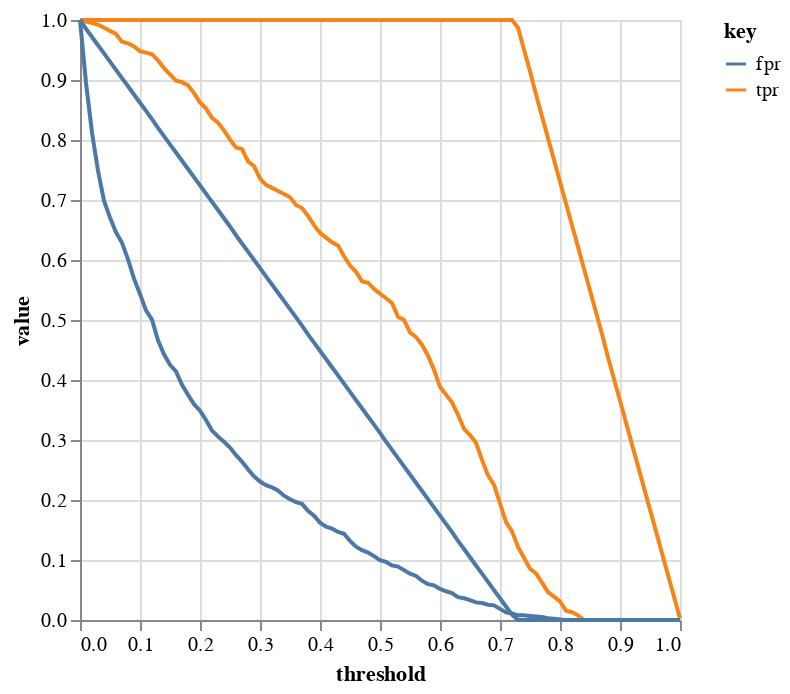

The cell this chart's notebook holds for it:
### Markdown cell above
### Putting everything together

### Code cell
alt.layer(
    alt.Chart(df_scores)
    .transform_fold(["tpr", "fpr"])
    .mark_line()
    .encode(alt.X("threshold:Q"), alt.Y("value:Q"), alt.Color("key:N")),
    # alt.Chart(df_rand)
    # .transform_fold(["tpr", "fpr"])
    # .mark_line()
    # .encode(alt.X("threshold:Q"), alt.Y("value:Q"), alt.Color("key:N")),
    alt.Chart(df_ideal)
    .transform_fold(["tpr", "fpr"])
    .mark_line(color="black")
    .encode(alt.X("threshold:Q"), alt.Y("value:Q"), alt.Color("key:N")),
)

### Figure 1 — Vega-Lite specification as saved in the notebook (floating-point values rounded to 4 significant figures)
{"config": {"view": {"continuousWidth": 300, "continuousHeight": 300}}, "layer": [{"data": {"name": "data-e69ae8b9f723ffbc4dcf470f2afc992f"}, "mark": {"type": "line"}, "encoding": {"color": {"field": "key", "type": "nominal"}, "x": {"field": "threshold", "type": "quantitative"}, "y": {"field": "value", "type": "quantitative"}}, "transform": [{"fold": ["tpr", "fpr"]}]}, {"data": {"name": "data-50de49770efe7fdd44a2bd600e5161cd"}, "mark": {"type": "line", "color": "black"}, "encoding": {"color": {"field": "key", "type": "nominal"}, "x": {"field": "threshold", "type": "quantitative"}, "y": {"field": "value", "type": "quantitative"}}, "transform": [{"fold": ["tpr", "fpr"]}]}], "$schema": "https://vega.github.io/schema/vega-lite/v5.20.1.json", "datasets": {"data-e69ae8b9f723ffbc4dcf470f2afc992f": [{"threshold": 0.0, "tp": 386, "fp": 1023, "fn": 0, "tn": 0, "tpr": 1.0, "fpr": 1.0}, {"threshold": 0.01, "tp": 385, "fp": 916, "fn": 1, "tn": 107, "tpr": 0.9974, "fpr": 0.8954}, {"threshold": 0.02, "tp": 384, "fp": 831, "fn": 2, "tn": 192, "tpr": 0.9948, "fpr": 0.8123}, {"threshold": 0.03, "tp": 383, "fp": 766, "fn": 3, "tn": 257, "tpr": 0.9922, "fpr": 0.7488}, {"threshold": 0.04, "tp": 381, "fp": 715, "fn": 5, "tn": 308, "tpr": 0.987, "fpr": 0.6989}, {"threshold": 0.05, "tp": 379, "fp": 686, "fn": 7, "tn": 337, "tpr": 0.9819, "fpr": 0.6706}, {"threshold": 0.06, "tp": 377, "fp": 661, "fn": 9, "tn": 362, "tpr": 0.9767, "fpr": 0.6461}, {"threshold": 0.07, "tp": 372, "fp": 643, "fn": 14, "tn": 380, "tpr": 0.9637, "fpr": 0.6285}, {"threshold": 0.08, "tp": 371, "fp": 615, "fn": 15, "tn": 408, "tpr": 0.9611, "fpr": 0.6012}, {"threshold": 0.09, "tp": 369, "fp": 582, "fn": 17, "tn": 441, "tpr": 0.956, "fpr": 0.5689}, {"threshold": 0.1, "tp": 366, "fp": 556, "fn": 20, "tn": 467, "tpr": 0.9482, "fpr": 0.5435}, {"threshold": 0.11, "tp": 365, "fp": 528, "fn": 21, "tn": 495, "tpr": 0.9456, "fpr": 0.5161}, {"threshold": 0.12, "tp": 364, "fp": 512, "fn": 22, "tn": 511, "tpr": 0.943, "fpr": 0.5005}, {"threshold": 0.13, "tp": 360, "fp": 477, "fn": 26, "tn": 546, "tpr": 0.9326, "fpr": 0.4663}, {"threshold": 0.14, "tp": 355, "fp": 453, "fn": 31, "tn": 570, "tpr": 0.9197, "fpr": 0.4428}, {"threshold": 0.15, "tp": 351, "fp": 435, "fn": 35, "tn": 588, "tpr": 0.9093, "fpr": 0.4252}, {"threshold": 0.16, "tp": 347, "fp": 424, "fn": 39, "tn": 599, "tpr": 0.899, "fpr": 0.4145}, {"threshold": 0.17, "tp": 346, "fp": 401, "fn": 40, "tn": 622, "tpr": 0.8964, "fpr": 0.392}, {"threshold": 0.18, "tp": 344, "fp": 384, "fn": 42, "tn": 639, "tpr": 0.8912, "fpr": 0.3754}, {"threshold": 0.19, "tp": 339, "fp": 368, "fn": 47, "tn": 655, "tpr": 0.8782, "fpr": 0.3597}, {"threshold": 0.2, "tp": 333, "fp": 357, "fn": 53, "tn": 666, "tpr": 0.8627, "fpr": 0.349}, {"threshold": 0.21, "tp": 329, "fp": 341, "fn": 57, "tn": 682, "tpr": 0.8523, "fpr": 0.3333}, {"threshold": 0.22, "tp": 323, "fp": 323, "fn": 63, "tn": 700, "tpr": 0.8368, "fpr": 0.3157}, {"threshold": 0.23, "tp": 320, "fp": 313, "fn": 66, "tn": 710, "tpr": 0.829, "fpr": 0.306}, {"threshold": 0.24, "tp": 315, "fp": 304, "fn": 71, "tn": 719, "tpr": 0.8161, "fpr": 0.2972}, {"threshold": 0.25, "tp": 309, "fp": 294, "fn": 77, "tn": 729, "tpr": 0.8005, "fpr": 0.2874}, {"threshold": 0.26, "tp": 304, "fp": 281, "fn": 82, "tn": 742, "tpr": 0.7876, "fpr": 0.2747}, {"threshold": 0.27, "tp": 303, "fp": 270, "fn": 83, "tn": 753, "tpr": 0.785, "fpr": 0.2639}, {"threshold": 0.28, "tp": 295, "fp": 257, "fn": 91, "tn": 766, "tpr": 0.7642, "fpr": 0.2512}, {"threshold": 0.29, "tp": 292, "fp": 245, "fn": 94, "tn": 778, "tpr": 0.7565, "fpr": 0.2395}, {"threshold": 0.3, "tp": 284, "fp": 236, "fn": 102, "tn": 787, "tpr": 0.7358, "fpr": 0.2307}, {"threshold": 0.31, "tp": 280, "fp": 230, "fn": 106, "tn": 793, "tpr": 0.7254, "fpr": 0.2248}, {"threshold": 0.32, "tp": 278, "fp": 226, "fn": 108, "tn": 797, "tpr": 0.7202, "fpr": 0.2209}, {"threshold": 0.33, "tp": 276, "fp": 221, "fn": 110, "tn": 802, "tpr": 0.715, "fpr": 0.216}, {"threshold": 0.34, "tp": 274, "fp": 212, "fn": 112, "tn": 811, "tpr": 0.7098, "fpr": 0.2072}, {"threshold": 0.35, "tp": 272, "fp": 206, "fn": 114, "tn": 817, "tpr": 0.7047, "fpr": 0.2014}, {"threshold": 0.36, "tp": 267, "fp": 201, "fn": 119, "tn": 822, "tpr": 0.6917, "fpr": 0.1965}, {"threshold": 0.37, "tp": 265, "fp": 198, "fn": 121, "tn": 825, "tpr": 0.6865, "fpr": 0.1935}, {"threshold": 0.38, "tp": 260, "fp": 186, "fn": 126, "tn": 837, "tpr": 0.6736, "fpr": 0.1818}, {"threshold": 0.39, "tp": 254, "fp": 178, "fn": 132, "tn": 845, "tpr": 0.658, "fpr": 0.174}, {"threshold": 0.4, "tp": 249, "fp": 166, "fn": 137, "tn": 857, "tpr": 0.6451, "fpr": 0.1623}, {"threshold": 0.41, "tp": 246, "fp": 159, "fn": 140, "tn": 864, "tpr": 0.6373, "fpr": 0.1554}, {"threshold": 0.42, "tp": 243, "fp": 156, "fn": 143, "tn": 867, "tpr": 0.6295, "fpr": 0.1525}, {"threshold": 0.43, "tp": 241, "fp": 150, "fn": 145, "tn": 873, "tpr": 0.6244, "fpr": 0.1466}, {"threshold": 0.44, "tp": 234, "fp": 147, "fn": 152, "tn": 876, "tpr": 0.6062, "fpr": 0.1437}, {"threshold": 0.45, "tp": 228, "fp": 135, "fn": 158, "tn": 888, "tpr": 0.5907, "fpr": 0.132}, {"threshold": 0.46, "tp": 224, "fp": 125, "fn": 162, "tn": 898, "tpr": 0.5803, "fpr": 0.1222}, {"threshold": 0.47, "tp": 218, "fp": 119, "fn": 168, "tn": 904, "tpr": 0.5648, "fpr": 0.1163}, {"threshold": 0.48, "tp": 217, "fp": 115, "fn": 169, "tn": 908, "tpr": 0.5622, "fpr": 0.1124}, {"threshold": 0.49, "tp": 213, "fp": 109, "fn": 173, "tn": 914, "tpr": 0.5518, "fpr": 0.1065}, {"threshold": 0.5, "tp": 210, "fp": 102, "fn": 176, "tn": 921, "tpr": 0.544, "fpr": 0.09971}, {"threshold": 0.51, "tp": 207, "fp": 99, "fn": 179, "tn": 924, "tpr": 0.5363, "fpr": 0.09677}, {"threshold": 0.52, "tp": 204, "fp": 93, "fn": 182, "tn": 930, "tpr": 0.5285, "fpr": 0.09091}, {"threshold": 0.53, "tp": 195, "fp": 91, "fn": 191, "tn": 932, "tpr": 0.5052, "fpr": 0.08895}, {"threshold": 0.54, "tp": 193, "fp": 85, "fn": 193, "tn": 938, "tpr": 0.5, "fpr": 0.08309}, {"threshold": 0.55, "tp": 185, "fp": 79, "fn": 201, "tn": 944, "tpr": 0.4793, "fpr": 0.07722}, {"threshold": 0.56, "tp": 182, "fp": 75, "fn": 204, "tn": 948, "tpr": 0.4715, "fpr": 0.07331}, {"threshold": 0.57, "tp": 177, "fp": 67, "fn": 209, "tn": 956, "tpr": 0.4585, "fpr": 0.06549}, {"threshold": 0.58, "tp": 170, "fp": 61, "fn": 216, "tn": 962, "tpr": 0.4404, "fpr": 0.05963}, {"threshold": 0.59, "tp": 161, "fp": 59, "fn": 225, "tn": 964, "tpr": 0.4171, "fpr": 0.05767}, {"threshold": 0.6, "tp": 150, "fp": 53, "fn": 236, "tn": 970, "tpr": 0.3886, "fpr": 0.05181}, {"threshold": 0.61, "tp": 145, "fp": 49, "fn": 241, "tn": 974, "tpr": 0.3756, "fpr": 0.0479}, {"threshold": 0.62, "tp": 140, "fp": 46, "fn": 246, "tn": 977, "tpr": 0.3627, "fpr": 0.04497}, {"threshold": 0.63, "tp": 132, "fp": 39, "fn": 254, "tn": 984, "tpr": 0.342, "fpr": 0.03812}, {"threshold": 0.64, "tp": 123, "fp": 37, "fn": 263, "tn": 986, "tpr": 0.3187, "fpr": 0.03617}, {"threshold": 0.65, "tp": 119, "fp": 34, "fn": 267, "tn": 989, "tpr": 0.3083, "fpr": 0.03324}, {"threshold": 0.66, "tp": 114, "fp": 30, "fn": 272, "tn": 993, "tpr": 0.2953, "fpr": 0.02933}, {"threshold": 0.67, "tp": 103, "fp": 29, "fn": 283, "tn": 994, "tpr": 0.2668, "fpr": 0.02835}, {"threshold": 0.68, "tp": 93, "fp": 26, "fn": 293, "tn": 997, "tpr": 0.2409, "fpr": 0.02542}, {"threshold": 0.69, "tp": 87, "fp": 25, "fn": 299, "tn": 998, "tpr": 0.2254, "fpr": 0.02444}, {"threshold": 0.7, "tp": 75, "fp": 19, "fn": 311, "tn": 1004, "tpr": 0.1943, "fpr": 0.01857}, {"threshold": 0.71, "tp": 63, "fp": 13, "fn": 323, "tn": 1010, "tpr": 0.1632, "fpr": 0.01271}, {"threshold": 0.72, "tp": 57, "fp": 11, "fn": 329, "tn": 1012, "tpr": 0.1477, "fpr": 0.01075}, {"threshold": 0.73, "tp": 47, "fp": 8, "fn": 339, "tn": 1015, "tpr": 0.1218, "fpr": 0.00782}, {"threshold": 0.74, "tp": 40, "fp": 8, "fn": 346, "tn": 1015, "tpr": 0.1036, "fpr": 0.00782}, {"threshold": 0.75, "tp": 33, "fp": 7, "fn": 353, "tn": 1016, "tpr": 0.08549, "fpr": 0.006843}, {"threshold": 0.76, "tp": 30, "fp": 6, "fn": 356, "tn": 1017, "tpr": 0.07772, "fpr": 0.005865}, {"threshold": 0.77, "tp": 24, "fp": 5, "fn": 362, "tn": 1018, "tpr": 0.06218, "fpr": 0.004888}, {"threshold": 0.78, "tp": 18, "fp": 3, "fn": 368, "tn": 1020, "tpr": 0.04663, "fpr": 0.002933}, {"threshold": 0.79, "tp": 15, "fp": 2, "fn": 371, "tn": 1021, "tpr": 0.03886, "fpr": 0.001955}, {"threshold": 0.8, "tp": 12, "fp": 1, "fn": 374, "tn": 1022, "tpr": 0.03109, "fpr": 0.0009775}, {"threshold": 0.81, "tp": 6, "fp": 0, "fn": 380, "tn": 1023, "tpr": 0.01554, "fpr": 0.0}, {"threshold": 0.82, "tp": 5, "fp": 0, "fn": 381, "tn": 1023, "tpr": 0.01295, "fpr": 0.0}, {"threshold": 0.83, "tp": 3, "fp": 0, "fn": 383, "tn": 1023, "tpr": 0.007772, "fpr": 0.0}, {"threshold": 0.84, "tp": 0, "fp": 0, "fn": 386, "tn": 1023, "tpr": 0.0, "fpr": 0.0}, {"threshold": 0.85, "tp": 0, "fp": 0, "fn": 386, "tn": 1023, "tpr": 0.0, "fpr": 0.0}, {"threshold": 0.86, "tp": 0, "fp": 0, "fn": 386, "tn": 1023, "tpr": 0.0, "fpr": 0.0}, {"threshold": 0.87, "tp": 0, "fp": 0, "fn": 386, "tn": 1023, "tpr": 0.0, "fpr": 0.0}, {"threshold": 0.88, "tp": 0, "fp": 0, "fn": 386, "tn": 1023, "tpr": 0.0, "fpr": 0.0}, {"threshold": 0.89, "tp": 0, "fp": 0, "fn": 386, "tn": 1023, "tpr": 0.0, "fpr": 0.0}, {"threshold": 0.9, "tp": 0, "fp": 0, "fn": 386, "tn": 1023, "tpr": 0.0, "fpr": 0.0}, {"threshold": 0.91, "tp": 0, "fp": 0, "fn": 386, "tn": 1023, "tpr": 0.0, "fpr": 0.0}, {"threshold": 0.92, "tp": 0, "fp": 0, "fn": 386, "tn": 1023, "tpr": 0.0, "fpr": 0.0}, {"threshold": 0.93, "tp": 0, "fp": 0, "fn": 386, "tn": 1023, "tpr": 0.0, "fpr": 0.0}, {"threshold": 0.94, "tp": 0, "fp": 0, "fn": 386, "tn": 1023, "tpr": 0.0, "fpr": 0.0}, {"threshold": 0.95, "tp": 0, "fp": 0, "fn": 386, "tn": 1023, "tpr": 0.0, "fpr": 0.0}, {"threshold": 0.96, "tp": 0, "fp": 0, "fn": 386, "tn": 1023, "tpr": 0.0, "fpr": 0.0}, {"threshold": 0.97, "tp": 0, "fp": 0, "fn": 386, "tn": 1023, "tpr": 0.0, "fpr": 0.0}, {"threshold": 0.98, "tp": 0, "fp": 0, "fn": 386, "tn": 1023, "tpr": 0.0, "fpr": 0.0}, {"threshold": 0.99, "tp": 0, "fp": 0, "fn": 386, "tn": 1023, "tpr": 0.0, "fpr": 0.0}, {"threshold": 1.0, "tp": 0, "fp": 0, "fn": 386, "tn": 1023, "tpr": 0.0, "fpr": 0.0}], "data-50de49770efe7fdd44a2bd600e5161cd": [{"threshold": 0.0, "tp": 386, "fp": 1023, "fn": 0, "tn": 0, "tpr": 1.0, "fpr": 1.0}, {"threshold": 0.01, "tp": 386, "fp": 1008, "fn": 0, "tn": 15, "tpr": 1.0, "fpr": 0.9853}, {"threshold": 0.02, "tp": 386, "fp": 994, "fn": 0, "tn": 29, "tpr": 1.0, "fpr": 0.9717}, {"threshold": 0.03, "tp": 386, "fp": 980, "fn": 0, "tn": 43, "tpr": 1.0, "fpr": 0.958}, {"threshold": 0.04, "tp": 386, "fp": 966, "fn": 0, "tn": 57, "tpr": 1.0, "fpr": 0.9443}, {"threshold": 0.05, "tp": 386, "fp": 952, "fn": 0, "tn": 71, "tpr": 1.0, "fpr": 0.9306}, {"threshold": 0.06, "tp": 386, "fp": 938, "fn": 0, "tn": 85, "tpr": 1.0, "fpr": 0.9169}, {"threshold": 0.07, "tp": 386, "fp": 924, "fn": 0, "tn": 99, "tpr": 1.0, "fpr": 0.9032}, {"threshold": 0.08, "tp": 386, "fp": 910, "fn": 0, "tn": 113, "tpr": 1.0, "fpr": 0.8895}, {"threshold": 0.09, "tp": 386, "fp": 896, "fn": 0, "tn": 127, "tpr": 1.0, "fpr": 0.8759}, {"threshold": 0.1, "tp": 386, "fp": 882, "fn": 0, "tn": 141, "tpr": 1.0, "fpr": 0.8622}, {"threshold": 0.11, "tp": 386, "fp": 868, "fn": 0, "tn": 155, "tpr": 1.0, "fpr": 0.8485}, {"threshold": 0.12, "tp": 386, "fp": 854, "fn": 0, "tn": 169, "tpr": 1.0, "fpr": 0.8348}, {"threshold": 0.13, "tp": 386, "fp": 839, "fn": 0, "tn": 184, "tpr": 1.0, "fpr": 0.8201}, {"threshold": 0.14, "tp": 386, "fp": 825, "fn": 0, "tn": 198, "tpr": 1.0, "fpr": 0.8065}, {"threshold": 0.15, "tp": 386, "fp": 811, "fn": 0, "tn": 212, "tpr": 1.0, "fpr": 0.7928}, {"threshold": 0.16, "tp": 386, "fp": 797, "fn": 0, "tn": 226, "tpr": 1.0, "fpr": 0.7791}, {"threshold": 0.17, "tp": 386, "fp": 783, "fn": 0, "tn": 240, "tpr": 1.0, "fpr": 0.7654}, {"threshold": 0.18, "tp": 386, "fp": 769, "fn": 0, "tn": 254, "tpr": 1.0, "fpr": 0.7517}, {"threshold": 0.19, "tp": 386, "fp": 755, "fn": 0, "tn": 268, "tpr": 1.0, "fpr": 0.738}, {"threshold": 0.2, "tp": 386, "fp": 741, "fn": 0, "tn": 282, "tpr": 1.0, "fpr": 0.7243}, {"threshold": 0.21, "tp": 386, "fp": 727, "fn": 0, "tn": 296, "tpr": 1.0, "fpr": 0.7107}, {"threshold": 0.22, "tp": 386, "fp": 713, "fn": 0, "tn": 310, "tpr": 1.0, "fpr": 0.697}, {"threshold": 0.23, "tp": 386, "fp": 699, "fn": 0, "tn": 324, "tpr": 1.0, "fpr": 0.6833}, {"threshold": 0.24, "tp": 386, "fp": 685, "fn": 0, "tn": 338, "tpr": 1.0, "fpr": 0.6696}, {"threshold": 0.25, "tp": 386, "fp": 671, "fn": 0, "tn": 352, "tpr": 1.0, "fpr": 0.6559}, {"threshold": 0.26, "tp": 386, "fp": 656, "fn": 0, "tn": 367, "tpr": 1.0, "fpr": 0.6413}, {"threshold": 0.27, "tp": 386, "fp": 642, "fn": 0, "tn": 381, "tpr": 1.0, "fpr": 0.6276}, {"threshold": 0.28, "tp": 386, "fp": 628, "fn": 0, "tn": 395, "tpr": 1.0, "fpr": 0.6139}, {"threshold": 0.29, "tp": 386, "fp": 614, "fn": 0, "tn": 409, "tpr": 1.0, "fpr": 0.6002}, {"threshold": 0.3, "tp": 386, "fp": 600, "fn": 0, "tn": 423, "tpr": 1.0, "fpr": 0.5865}, {"threshold": 0.31, "tp": 386, "fp": 586, "fn": 0, "tn": 437, "tpr": 1.0, "fpr": 0.5728}, {"threshold": 0.32, "tp": 386, "fp": 572, "fn": 0, "tn": 451, "tpr": 1.0, "fpr": 0.5591}, {"threshold": 0.33, "tp": 386, "fp": 558, "fn": 0, "tn": 465, "tpr": 1.0, "fpr": 0.5455}, {"threshold": 0.34, "tp": 386, "fp": 544, "fn": 0, "tn": 479, "tpr": 1.0, "fpr": 0.5318}, {"threshold": 0.35, "tp": 386, "fp": 530, "fn": 0, "tn": 493, "tpr": 1.0, "fpr": 0.5181}, {"threshold": 0.36, "tp": 386, "fp": 516, "fn": 0, "tn": 507, "tpr": 1.0, "fpr": 0.5044}, {"threshold": 0.37, "tp": 386, "fp": 502, "fn": 0, "tn": 521, "tpr": 1.0, "fpr": 0.4907}, {"threshold": 0.38, "tp": 386, "fp": 487, "fn": 0, "tn": 536, "tpr": 1.0, "fpr": 0.4761}, {"threshold": 0.39, "tp": 386, "fp": 473, "fn": 0, "tn": 550, "tpr": 1.0, "fpr": 0.4624}, {"threshold": 0.4, "tp": 386, "fp": 459, "fn": 0, "tn": 564, "tpr": 1.0, "fpr": 0.4487}, {"threshold": 0.41, "tp": 386, "fp": 445, "fn": 0, "tn": 578, "tpr": 1.0, "fpr": 0.435}, {"threshold": 0.42, "tp": 386, "fp": 431, "fn": 0, "tn": 592, "tpr": 1.0, "fpr": 0.4213}, {"threshold": 0.43, "tp": 386, "fp": 417, "fn": 0, "tn": 606, "tpr": 1.0, "fpr": 0.4076}, {"threshold": 0.44, "tp": 386, "fp": 403, "fn": 0, "tn": 620, "tpr": 1.0, "fpr": 0.3939}, {"threshold": 0.45, "tp": 386, "fp": 389, "fn": 0, "tn": 634, "tpr": 1.0, "fpr": 0.3803}, {"threshold": 0.46, "tp": 386, "fp": 375, "fn": 0, "tn": 648, "tpr": 1.0, "fpr": 0.3666}, {"threshold": 0.47, "tp": 386, "fp": 361, "fn": 0, "tn": 662, "tpr": 1.0, "fpr": 0.3529}, {"threshold": 0.48, "tp": 386, "fp": 347, "fn": 0, "tn": 676, "tpr": 1.0, "fpr": 0.3392}, {"threshold": 0.49, "tp": 386, "fp": 333, "fn": 0, "tn": 690, "tpr": 1.0, "fpr": 0.3255}, {"threshold": 0.5, "tp": 386, "fp": 319, "fn": 0, "tn": 704, "tpr": 1.0, "fpr": 0.3118}, {"threshold": 0.51, "tp": 386, "fp": 304, "fn": 0, "tn": 719, "tpr": 1.0, "fpr": 0.2972}, {"threshold": 0.52, "tp": 386, "fp": 290, "fn": 0, "tn": 733, "tpr": 1.0, "fpr": 0.2835}, {"threshold": 0.53, "tp": 386, "fp": 276, "fn": 0, "tn": 747, "tpr": 1.0, "fpr": 0.2698}, {"threshold": 0.54, "tp": 386, "fp": 262, "fn": 0, "tn": 761, "tpr": 1.0, "fpr": 0.2561}, {"threshold": 0.55, "tp": 386, "fp": 248, "fn": 0, "tn": 775, "tpr": 1.0, "fpr": 0.2424}, {"threshold": 0.56, "tp": 386, "fp": 234, "fn": 0, "tn": 789, "tpr": 1.0, "fpr": 0.2287}, {"threshold": 0.57, "tp": 386, "fp": 220, "fn": 0, "tn": 803, "tpr": 1.0, "fpr": 0.2151}, {"threshold": 0.58, "tp": 386, "fp": 206, "fn": 0, "tn": 817, "tpr": 1.0, "fpr": 0.2014}, {"threshold": 0.59, "tp": 386, "fp": 192, "fn": 0, "tn": 831, "tpr": 1.0, "fpr": 0.1877}, {"threshold": 0.6, "tp": 386, "fp": 178, "fn": 0, "tn": 845, "tpr": 1.0, "fpr": 0.174}, {"threshold": 0.61, "tp": 386, "fp": 164, "fn": 0, "tn": 859, "tpr": 1.0, "fpr": 0.1603}, {"threshold": 0.62, "tp": 386, "fp": 150, "fn": 0, "tn": 873, "tpr": 1.0, "fpr": 0.1466}, {"threshold": 0.63, "tp": 386, "fp": 135, "fn": 0, "tn": 888, "tpr": 1.0, "fpr": 0.132}, {"threshold": 0.64, "tp": 386, "fp": 121, "fn": 0, "tn": 902, "tpr": 1.0, "fpr": 0.1183}, {"threshold": 0.65, "tp": 386, "fp": 107, "fn": 0, "tn": 916, "tpr": 1.0, "fpr": 0.1046}, {"threshold": 0.66, "tp": 386, "fp": 93, "fn": 0, "tn": 930, "tpr": 1.0, "fpr": 0.09091}, {"threshold": 0.67, "tp": 386, "fp": 79, "fn": 0, "tn": 944, "tpr": 1.0, "fpr": 0.07722}, {"threshold": 0.68, "tp": 386, "fp": 65, "fn": 0, "tn": 958, "tpr": 1.0, "fpr": 0.06354}, {"threshold": 0.69, "tp": 386, "fp": 51, "fn": 0, "tn": 972, "tpr": 1.0, "fpr": 0.04985}, {"threshold": 0.7, "tp": 386, "fp": 37, "fn": 0, "tn": 986, "tpr": 1.0, "fpr": 0.03617}, {"threshold": 0.71, "tp": 386, "fp": 23, "fn": 0, "tn": 1000, "tpr": 1.0, "fpr": 0.02248}, {"threshold": 0.72, "tp": 386, "fp": 9, "fn": 0, "tn": 1014, "tpr": 1.0, "fpr": 0.008798}, {"threshold": 0.73, "tp": 381, "fp": 0, "fn": 5, "tn": 1023, "tpr": 0.987, "fpr": 0.0}, {"threshold": 0.74, "tp": 367, "fp": 0, "fn": 19, "tn": 1023, "tpr": 0.9508, "fpr": 0.0}, {"threshold": 0.75, "tp": 353, "fp": 0, "fn": 33, "tn": 1023, "tpr": 0.9145, "fpr": 0.0}, {"threshold": 0.76, "tp": 338, "fp": 0, "fn": 48, "tn": 1023, "tpr": 0.8756, "fpr": 0.0}, {"threshold": 0.77, "tp": 324, "fp": 0, "fn": 62, "tn": 1023, "tpr": 0.8394, "fpr": 0.0}, {"threshold": 0.78, "tp": 310, "fp": 0, "fn": 76, "tn": 1023, "tpr": 0.8031, "fpr": 0.0}, {"threshold": 0.79, "tp": 296, "fp": 0, "fn": 90, "tn": 1023, "tpr": 0.7668, "fpr": 0.0}, {"threshold": 0.8, "tp": 282, "fp": 0, "fn": 104, "tn": 1023, "tpr": 0.7306, "fpr": 0.0}, {"threshold": 0.81, "tp": 268, "fp": 0, "fn": 118, "tn": 1023, "tpr": 0.6943, "fpr": 0.0}, {"threshold": 0.82, "tp": 254, "fp": 0, "fn": 132, "tn": 1023, "tpr": 0.658, "fpr": 0.0}, {"threshold": 0.83, "tp": 240, "fp": 0, "fn": 146, "tn": 1023, "tpr": 0.6218, "fpr": 0.0}, {"threshold": 0.84, "tp": 226, "fp": 0, "fn": 160, "tn": 1023, "tpr": 0.5855, "fpr": 0.0}, {"threshold": 0.85, "tp": 212, "fp": 0, "fn": 174, "tn": 1023, "tpr": 0.5492, "fpr": 0.0}, {"threshold": 0.86, "tp": 198, "fp": 0, "fn": 188, "tn": 1023, "tpr": 0.513, "fpr": 0.0}, {"threshold": 0.87, "tp": 184, "fp": 0, "fn": 202, "tn": 1023, "tpr": 0.4767, "fpr": 0.0}, {"threshold": 0.88, "tp": 169, "fp": 0, "fn": 217, "tn": 1023, "tpr": 0.4378, "fpr": 0.0}, {"threshold": 0.89, "tp": 155, "fp": 0, "fn": 231, "tn": 1023, "tpr": 0.4016, "fpr": 0.0}, {"threshold": 0.9, "tp": 141, "fp": 0, "fn": 245, "tn": 1023, "tpr": 0.3653, "fpr": 0.0}, {"threshold": 0.91, "tp": 127, "fp": 0, "fn": 259, "tn": 1023, "tpr": 0.329, "fpr": 0.0}, {"threshold": 0.92, "tp": 113, "fp": 0, "fn": 273, "tn": 1023, "tpr": 0.2927, "fpr": 0.0}, {"threshold": 0.93, "tp": 99, "fp": 0, "fn": 287, "tn": 1023, "tpr": 0.2565, "fpr": 0.0}, {"threshold": 0.94, "tp": 85, "fp": 0, "fn": 301, "tn": 1023, "tpr": 0.2202, "fpr": 0.0}, {"threshold": 0.95, "tp": 71, "fp": 0, "fn": 315, "tn": 1023, "tpr": 0.1839, "fpr": 0.0}, {"threshold": 0.96, "tp": 57, "fp": 0, "fn": 329, "tn": 1023, "tpr": 0.1477, "fpr": 0.0}, {"threshold": 0.97, "tp": 43, "fp": 0, "fn": 343, "tn": 1023, "tpr": 0.1114, "fpr": 0.0}, {"threshold": 0.98, "tp": 29, "fp": 0, "fn": 357, "tn": 1023, "tpr": 0.07513, "fpr": 0.0}, {"threshold": 0.99, "tp": 15, "fp": 0, "fn": 371, "tn": 1023, "tpr": 0.03886, "fpr": 0.0}, {"threshold": 1.0, "tp": 1, "fp": 0, "fn": 385, "tn": 1023, "tpr": 0.002591, "fpr": 0.0}]}}
